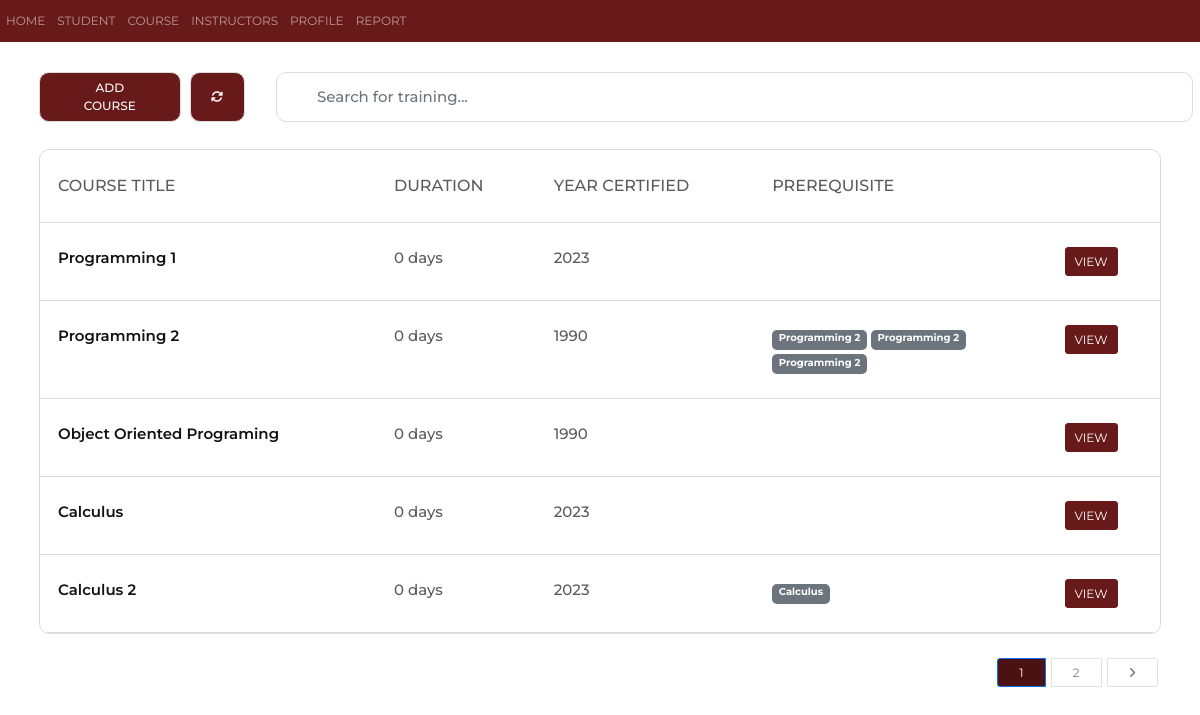
/course/index.php, run on an earlier commit of the app's database.
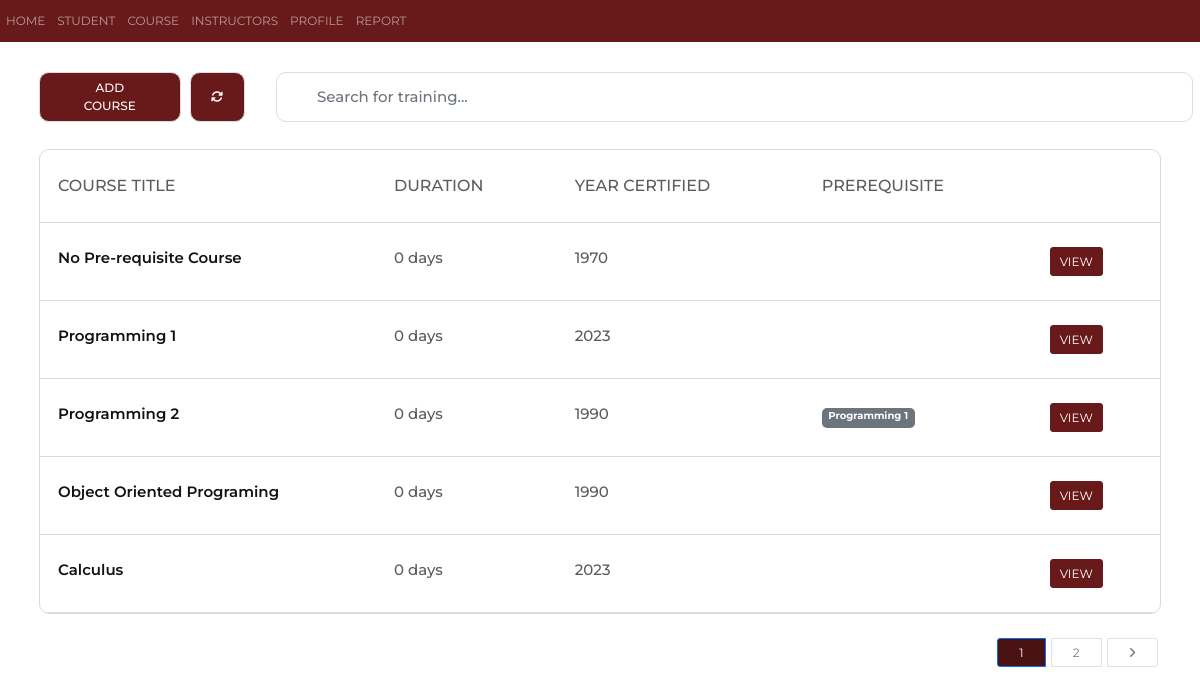
And on a later commit of the database.
### tables this page shows
CREATE TABLE `course` (
  `course_id` int(11) NOT NULL,
  `course_title` varchar(30) NOT NULL,
  `number_of_days` int(11) NOT NULL,
  `mtap_course` varchar(10) NOT NULL,
  `pre_requisite_course` int(11),
  `implementation` varchar(200) NOT NULL,
  `year_certified` int(4) NOT NULL
);

### course/index.php (the view, shortened to what this page needs)
<?php
	require '../templates/connection.php';
	require '../templates/header.php';
	if(isset($_GET['search']) && !empty($_GET['search'])) {
		$_SESSION['search'] = $_GET['search'];
		$searchQuery = "SELECT * FROM `course` WHERE course_title LIKE '%{$_GET['search']}%' ";
	}  else {
		$searchQuery = "SELECT * FROM `course` ";
	}
	$itemsPerPage = 5;
	$allItems = mysqli_query($conn, $searchQuery);
	$total = mysqli_num_rows($allItems);
	$totalPages = ceil($total/$itemsPerPage);
	if(isset($_GET['page']) && !empty($_GET['page'])) {
	$page = (int) $_GET['page'];
	} else {
	$page = 1;
	}
	$offset = ($page - 1) * $itemsPerPage;
	$query = $searchQuery . " LIMIT $itemsPerPage OFFSET $offset";
	$result = mysqli_query($conn, $query);
?>
<link rel="stylesheet" type="text/css" href="../assets/css/style.css">
</head>
<body>
	<?php include '../assets/popup/message.php';?>
	<?php include '../templates/navigation.php';?>
	<div class="container mt-5 pt-5">
		<div class="row">
				<div class="col-2">
    			<button id = 'create-training-button' class= 'button1'> ADD COURSE</button>
				</div>
				<div class="col-3 p-0">
				<button onclick="window.location.href='index.php';" class="button2"> <i class="fa fa-refresh"></i></button>
				</div>
				<div class="form col-10">
					<form method = "GET" action = 'index.php'>
							<input
									type="search"
									id="myInput"
									class="form-control form-input"
									placeholder="Search for training..."
									name = "search"
									<?php if(isset($_SESSION['search'])) { ?>
										value = "<?= 	$_SESSION['search'] ?>"
									<?php }	?>
							>
					</form>
				</div>
		</div>
	</div>
  <div class="container my-3">
    <div class="row">
      <div class="col-lg-10 mx-auto">
				<div class="table-responsive">
					<table class='table'>
						<thead>
							<tr>
								<th style='width: 30%'>COURSE TITLE</th>
								<th>DURATION</th>
								<th>YEAR CERTIFIED</th>
								<th>PREREQUISITE</th>
								<th></th>
							</tr>
						</thead>
						<tbody>
						<?php
							if($total > 0) {
								foreach($result as $student) {
						?>
							<tr>
								<td class = "fs-5" ><?= $student['course_title']; ?></td>
								<td class = "fs-5"><?php echo $student['number_of_days'] . " days"; ?></td>
								<td class = "fs-5">
									<?php
										$timestamp = strtotime($student['year_certified']);
										echo date("Y", $timestamp);
									?>
								</td>
								<td class = "fs-5">
									<?php
									if($student["pre_requisite_course"]) { ?>
										<?php
											$ctr = 0;
											$pre_req = $student["pre_requisite_course"];
										while($ctr < 3 && $pre_req) {
											$sql = "SELECT * FROM `course` WHERE course_id = '$pre_req'";
											$query = mysqli_query($conn, $sql);
											$course = mysqli_fetch_assoc($query); ?>
											<?php if($ctr == 2) {
												echo '<br>';
											} ?>
											<span class="badge bg-secondary">
												<?php	echo $course["course_title"];?>
											</span>
											<?php $ctr++;?>
											<?php $pre_req = $course['pre_requisite_course']; ?>
										<?php } ?>
									<?php } ?>
								</td>
								<td class = "fs-5">
								<a href="viewrecord.php?id=<?= $student['course_id']; ?>" class="btn btn-primary">VIEW</a>
								</td>
							</tr>
							<?php }
								}
							?>
						</tbody>
					</table>
				</div>
				<nav class = "my-3">
					<ul class="pagination justify-content-center pagination-md">
						<li class="page-item  active">
							<a class="page-link" href = "index.php?page=<?= $page . retainSearch() ?>">
								<?=	$page ?>
							</a>
						</li>
					<?php if($page + 1 <= $totalPages) { ?>
						<li class="page-item">
							<a class="page-link" href = "index.php?page=<?= $page + 1 . retainSearch() ?>">
								<?= $page + 1 ?>
							</a>
						</li>
					<?php } ?>
					<?php if($page < $totalPages) { ?>
						<li class="page-item">
							<a class="page-link" href = "index.php?page=<?= $page + 1 . retainSearch() ?>">
								<i class="fa-solid fa-angle-right"></i>
							</a>
						</li>
					<?php } ?>
					</ul>
				</nav>
			</div>
		</div>
	</div>
</body>
</html>

### templates/header.php (shortened to what this page needs)
<!DOCTYPE html>
<html>
<head>
  <link href="https://cdn.jsdelivr.net/npm/bootstrap@5.0.2/dist/css/bootstrap.min.css" rel="stylesheet">

### assets/popup/message.php (shortened to what this page needs)
<link href='https://css.gg/check-o.css' rel='stylesheet'>
<link rel="stylesheet" type="text/css" href="assets/css/style.css">

### templates/navigation.php (shortened to what this page needs)
<nav class="navbar navbar-expand-lg navbar-dark fixed-top" style= "background-color: #681A1A;" >
	<div class="collapse navbar-collapse" id="portfolio-nav">
		<ul class="navbar-nav me-auto">
			<li>
				<a class="nav-link" href="#landing">HOME</a>
			</li>
			<li>
				<a class="nav-link" href="#read.php">STUDENT</a>
			</li>
			<li>
				<a class="nav-link" href="../course">COURSE</a>
			</li>
			<li>
				<a class="nav-link" href="../instructor/instructor_index.php">INSTRUCTORS</a>
			</li>
			<li>
				<a class="nav-link" href="#profile">PROFILE</a>
			</li>
			<li>
				<a class="nav-link" href="../report/report_Index.php">REPORT</a>
			</li>
		</ul>
	</div>
</nav>

### assets/css/style.css (style rules this page uses)
*, *::before, *::after { box-sizing:border-box; }
:root { font-size: 12px; }
body { margin:0; font-family: 'Montserrat', sans-serif; background:#ffffff; }
body { min-height: 100vh; }
#myInput { position: relative; background-position: 10px 10px; background-repeat: no-repeat; width: 98.4%; border-radius: 10px; font-size: 15px; padding: 10px 20px 12px 40px; border: 1px solid #ddd; margin-bottom: 15px; float: right; margin-top: -50px; margin-right: -222px; height: 50px; color: #121212; font-weight: 500; }
.table { border: 1px solid #DBDBDB; border-collapse: separate; overflow: hidden; border-spacing: 0px; border-radius: 10px; color: #5B5B5B; }
.table thead tr th { border-bottom: 1px solid #DBDBDB !important; font-size: 16px; font-weight: 500; }
.table tbody td:first-child { font-weight: 600; color: #121212; }
td { font-weight: 500; }
.button1 { position: relative; background-color: #4a1212; border-radius: 10px; border: 0px solid black; padding: 5px 40px; height: 50px; justify-content: center; }
.button1 { color: white; border: 1px solid #ddd; background-image: -webkit-linear-gradient(30deg, #681a1a 50%, transparent 50%); background-image: linear-gradient(30deg, #681a1a 50%, transparent 50%); background-size: 500px; background-repeat: no-repeat; background-position: 0%; font-weight: 500; -webkit-transition: background 300ms ease-in-out; transition: background 300ms ease-in-out; }
.button2 { position: relative; background-color: #4a1212; border-radius: 10px; border: 1px solid black; padding:5px 20px; height: 50px; justify-content: center; text-decoration: none; width: 55px; }
.button2 { color: white; border: 1px solid #ddd; background-image: -webkit-linear-gradient(30deg, #681a1a 50%, transparent 50%); background-image: linear-gradient(30deg, #681a1a 50%, transparent 50%); background-size: 500px; background-repeat: no-repeat; background-position: 0%; -webkit-transition: background 300ms ease-in-out; transition: background 300ms ease-in-out; }
.pagination { float: right; }
.table>:not(caption)>*>* { padding: 2.0rem 1.5rem; background-color: var(--bs-table-bg); border-bottom-width: 1px; box-shadow: inset 0 0 0 9999px var(--bs-table-accent-bg); }
.col-lg-10 { flex: 0 0 auto; width: 100%; }
.page-link { position: relative; display: block; color: #7b7a7a; text-decoration: none; background-color: #fff; border: 1px solid #dee2e6; transition: color .15s ease-in-out,background-color .15s ease-in-out,border-color .15s ease-in-out,box-shadow .15s ease-in-out; }
.page-link { padding: 0.375rem 1.75rem; }
.btn-primary { color: #fff; background-color: #681a1a; border-color: #681a1a; }
.table-responsive { background:#fff; }
.pagination .page-item { margin:0 3px; }
.active > a { background:#4a1212 !important; }
.badge { height: 20px; font-size: 10px; text-align: center; border-radius: 5px; }
.col-2 { flex: 0 0 auto; width: 14%; }
.col-3 { flex: right auto; width: 10%; list-style: none; }

What changed in the data, as far as the page shows it:
no longer on one of the page's lists (row edited): course: course_title "Programming 2"
no longer on this page (row unchanged): course: course_title "Calculus 2", number_of_days "0", year_certified "2023", course (course_title "Calculus")
added course: course_title "No Pre-requisite Course", number_of_days "0", year_certified "1970"
now on one of the page's lists (row unchanged): course: course_title "Programming 1"
